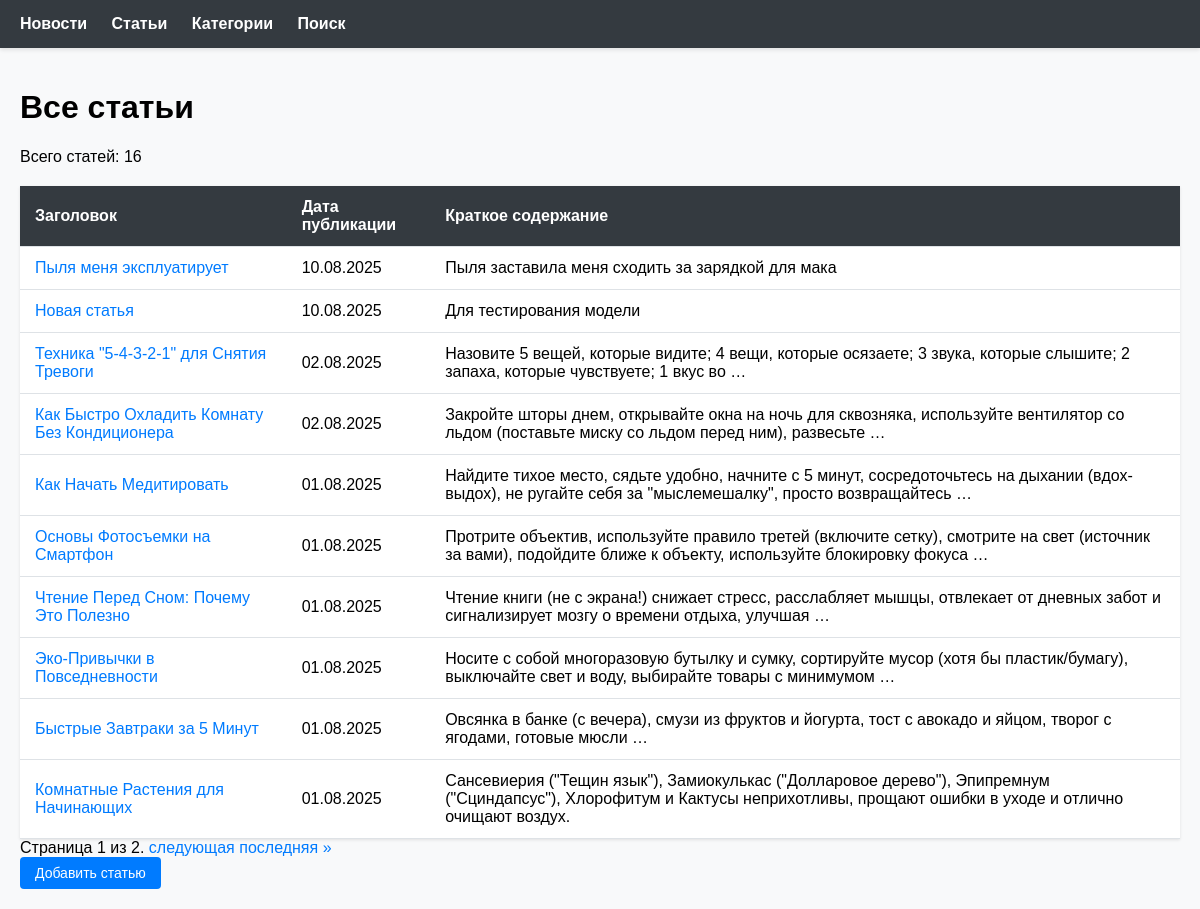
/news/articles/, run on an earlier commit of the app's database.
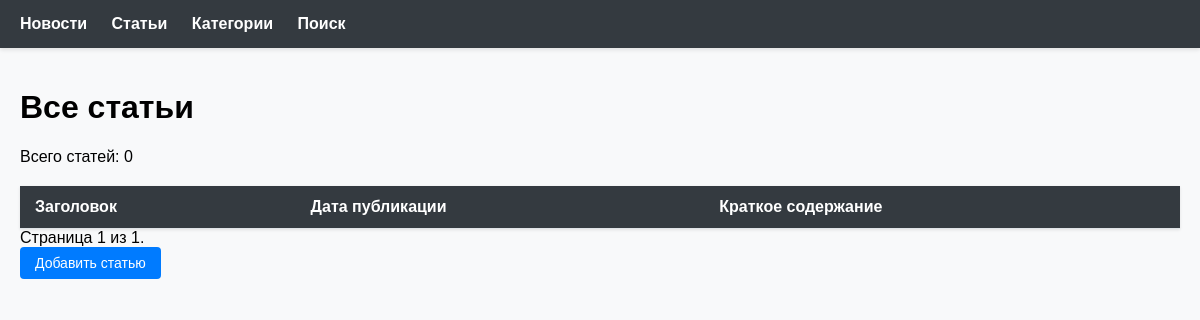
And on a later commit of the database.
### NewsPortal/models.py (models this page shows, shortened)
class Post(models.Model):
    ARTICLE = 'AR'
    NEWS = 'NW'
    POST_TYPES = [
        (ARTICLE, 'Статья'),
        (NEWS, 'Новость'),
    ]
    author = models.ForeignKey(
        Author,
        on_delete=models.CASCADE,
        related_name='posts'
    )
    post_type = models.CharField(max_length=2, choices=POST_TYPES)
    created_at = models.DateTimeField(auto_now_add=True)
    categories = models.ManyToManyField(
        Category,
        through='PostCategory',
        related_name='posts'
    )
    title = models.CharField(max_length=200)
    content = models.TextField()
    rating = models.IntegerField(default=0)

### NewsPortal/views.py (the view)
# urls.py: path('articles/', views.article_list, name='article_list'),
def article_list(request):
    articles = Post.objects.filter(post_type='AR').order_by('-created_at')
    paginator = Paginator(articles, 10)
    page_number = request.GET.get('page')
    page_obj = paginator.get_page(page_number)
    return render(request, 'news/article_list.html', {
        'page_obj': page_obj,
        'total_articles': articles.count()
    })

### NewsPortal/context_processors.py (called while the page is built)
def site_info(request):
    return {
        'SITE_NAME': getattr(settings, 'SITE_NAME', 'News Portal'),
        'SITE_URL': getattr(settings, 'SITE_URL', 'localhost:8000'),
    }

def site_settings(request):
    return {
        'SITE_NAME': settings.SITE_NAME,
        'SITE_URL': settings.SITE_URL,
    }

def social_login_buttons(request):
    return {
        'social_login_buttons': mark_safe(
            '<a href="/accounts/yandex/login/?process=login" class="btn yandex-btn">'
            '<img src="https://upload.wikimedia.org/wikipedia/commons/thumb/9/91/Yandex_icon.svg/512px-Yandex_icon'
            '.svg.png"'
            'alt="Yandex" width="20"> Войти через Yandex'
            '</a>'
        )
    }

### NewsPortal/templatetags/news_filters.py (called while the page is built)
@register.filter(name='censor')
def censor(value):
    if not isinstance(value, str):
        raise TypeError(f"Фильтр 'censor' применяется к строке, а не к {type(value)}")
    BAD_WORDS = [
        'анус',
        'аборт',
        'бздун',
        'беспезды',
        'бздюх',
        'бля',
        'блудилище',
        'блядво',
        'блядеха',
        'блядина',
        'блядистка',
    ]
    pattern = r'\b(' + '|'.join(BAD_WORDS) + r')\b'
    regex = re.compile(pattern, re.IGNORECASE)
    def replace_match(match):
        word = match.group(0)
        return word[0] + '*' * (len(word) - 1)
    return mark_safe(regex.sub(replace_match, value))

### NewsPortal/templates/news/article_list.html (shortened to what this page needs)
{% extends 'default.html' %}
{% load news_filters %}
{% block content %}
    <h1>Все статьи</h1>
    <p>Всего статей: {{ total_articles }}</p>
    <table>
        <thead>
            <tr>
                <th>Заголовок</th>
                <th>Дата публикации</th>
                <th>Краткое содержание</th>
            </tr>
        </thead>
        <tbody>
            {% for article in page_obj %}
                <tr>
                    <td><a href="{% url 'NewsPortal:article_detail' article.id %}">{{ article.title|censor }}</a></td>
                    <td>{{ article.created_at|date:"d.m.Y" }}</td>
                    <td>{{ article.content|censor|truncatewords:20 }}</td>
                </tr>
            {% endfor %}
        </tbody>
    </table>
    <div class="pagination">
        <span class="step-links">
            <span class="current">
                Страница {{ page_obj.number }} из {{ page_obj.paginator.num_pages }}.
            </span>
            {% if page_obj.has_next %}
                <a href="?page={{ page_obj.next_page_number }}">следующая</a>
                <a href="?page={{ page_obj.paginator.num_pages }}">последняя &raquo;</a>
            {% endif %}
        </span>
    </div>
    <a href="{% url 'NewsPortal:article_create' %}" class="btn">Добавить статью</a>
{% endblock %}

### NewsPortal/templates/default.html (shortened to what this page needs)
<!DOCTYPE html>
<html lang="ru">
{% load auth_filters %}
<head>
</head>
<body>
    <header>
    <nav>
        <a href="{% url 'NewsPortal:news_list' %}">Новости</a>
        <a href="{% url 'NewsPortal:article_list' %}">Статьи</a>
        <a href="{% url 'NewsPortal:category_list' %}">Категории</a>
        <a href="{% url 'NewsPortal:post_search' %}">Поиск</a>
    </nav>
</header>
    <div class="container">
        {% block content %}{% endblock %}
    </div>
</body>
</html>

### NewsPortal/templates/default.html (style rules this page uses)
body { font-family: Arial, sans-serif; margin: 0; padding: 0; background-color: #f8f9fa; }
header { background: #343a40; color: white; padding: 15px 20px; box-shadow: 0 2px 4px rgba(0,0,0,0.1); }
nav a { color: white; margin-right: 20px; text-decoration: none; font-weight: bold; }
.container { padding: 20px; max-width: 1200px; margin: 0 auto; }
table { width: 100%; border-collapse: collapse; margin-top: 20px; box-shadow: 0 1px 3px rgba(0,0,0,0.1); background: white; }
th, td { padding: 12px 15px; text-align: left; border-bottom: 1px solid #dee2e6; }
th { background-color: #343a40; color: white; font-weight: bold; }
a { color: #007bff; text-decoration: none; }
.btn { display: inline-block; padding: 8px 15px; background: #007bff; color: white; border-radius: 4px; text-decoration: none; margin-right: 10px; font-size: 14px; border: none; cursor: pointer; transition: background 0.3s; }

What changed in the data, as far as the page shows it:
removed Post: title|censor "Пыля меня эксплуатирует", created_at "10.08.2025", content|censor "Пыля заставила меня сходить за зарядкой для мака"
removed Post: title|censor "Новая статья", created_at "10.08.2025", content|censor "Для тестирования модели"
removed Post: title|censor "Техника \"5-4-3-2-1\" для Снятия Тревоги", created_at "02.08.2025", content|censor "Назовите 5 вещей, которые видите; 4 вещи, которые осязаете; 3 звука, которые слышите; 2 запаха, которые чувствуете; 1 вкус во …"
removed Post: title|censor "Как Быстро Охладить Комнату Без Кондиционера", created_at "02.08.2025", content|censor "Закройте шторы днем, открывайте окна на ночь для сквозняка, используйте вентилятор со льдом (поставьте миску со льдом перед ним), развесьте …"
removed Post: title|censor "Как Начать Медитировать", created_at "01.08.2025", content|censor "Найдите тихое место, сядьте удобно, начните с 5 минут, сосредоточьтесь на дыхании (вдох-выдох), не ругайте себя за \"мыслемешалку\", просто возвращайтесь …"
removed Post: title|censor "Основы Фотосъемки на Смартфон", created_at "01.08.2025", content|censor "Протрите объектив, используйте правило третей (включите сетку), смотрите на свет (источник за вами), подойдите ближе к объекту, используйте блокировку фокуса …"
removed Post: title|censor "Чтение Перед Сном: Почему Это Полезно", created_at "01.08.2025", content|censor "Чтение книги (не с экрана!) снижает стресс, расслабляет мышцы, отвлекает от дневных забот и сигнализирует мозгу о времени отдыха, улучшая …"
removed Post: title|censor "Эко-Привычки в Повседневности", created_at "01.08.2025", content|censor "Носите с собой многоразовую бутылку и сумку, сортируйте мусор (хотя бы пластик/бумагу), выключайте свет и воду, выбирайте товары с минимумом …"
removed Post: title|censor "Быстрые Завтраки за 5 Минут", created_at "01.08.2025", content|censor "Овсянка в банке (с вечера), смузи из фруктов и йогурта, тост с авокадо и яйцом, творог с ягодами, готовые мюсли …"
removed Post: title|censor "Комнатные Растения для Начинающих", created_at "01.08.2025", content|censor "Сансевиерия (\"Тещин язык\"), Замиокулькас (\"Долларовое дерево\"), Эпипремнум (\"Сциндапсус\"), Хлорофитум и Кактусы неприхотливы, прощают ошибки в уходе и отлично очищают воздух."
Also different on the page:
{{ total_articles }}: "16" → "0"
{{ page_obj.paginator.num_pages }}: "2" → "1"
text no longer shown: "следующая последняя »"
